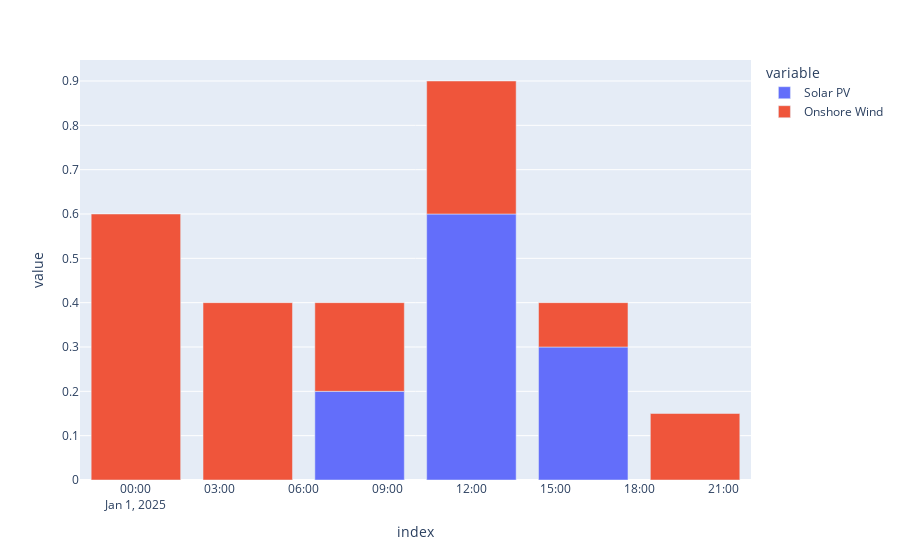

Source (notebook cell):
### Code cell
network.generators_t.p_max_pu.plot(kind = 'bar')

### Figure 1 — Plotly figure (JSON) as saved in the notebook; plotly's stock layout.template omitted (floating-point values rounded to 4 significant figures)
{"data": [{"hovertemplate": "variable=Solar PV<br>index=%{x}<br>value=%{y}<extra></extra>", "legendgroup": "Solar PV", "marker": {"color": "#636efa", "pattern": {"shape": ""}}, "name": "Solar PV", "orientation": "v", "showlegend": true, "textposition": "auto", "type": "bar", "x": ["2025-01-01T00:00:00.000000000", "2025-01-01T04:00:00.000000000", "2025-01-01T08:00:00.000000000", "2025-01-01T12:00:00.000000000", "2025-01-01T16:00:00.000000000", "2025-01-01T20:00:00.000000000"], "xaxis": "x", "y": [0.0, 0.0, 0.2, 0.6, 0.3, 0.0], "yaxis": "y"}, {"hovertemplate": "variable=Onshore Wind<br>index=%{x}<br>value=%{y}<extra></extra>", "legendgroup": "Onshore Wind", "marker": {"color": "#EF553B", "pattern": {"shape": ""}}, "name": "Onshore Wind", "orientation": "v", "showlegend": true, "textposition": "auto", "type": "bar", "x": ["2025-01-01T00:00:00.000000000", "2025-01-01T04:00:00.000000000", "2025-01-01T08:00:00.000000000", "2025-01-01T12:00:00.000000000", "2025-01-01T16:00:00.000000000", "2025-01-01T20:00:00.000000000"], "xaxis": "x", "y": [0.6, 0.4, 0.2, 0.3, 0.1, 0.15], "yaxis": "y"}], "layout": {"barmode": "relative", "legend": {"title": {"text": "variable"}, "tracegroupgap": 0}, "margin": {"t": 60}, "xaxis": {"anchor": "y", "domain": [0, 1], "title": {"text": "index"}}, "yaxis": {"anchor": "x", "domain": [0, 1], "title": {"text": "value"}}}}
